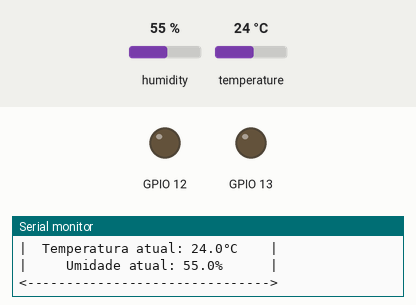
Recording of a sketch running on a simulated ESP32. On the bench: output pins drawn as LEDs (lit = HIGH), the last lines printed to the serial monitor. The inputs (shaded band) are chosen by the test bench; at power-on: humidity 55 %, temperature 24 °C.

Above: at 5.8 s.
5.9 s: humidity set to 68 %
11.9 s: humidity set to 71 %
At 16.2 s:
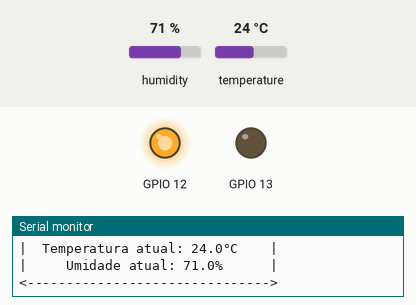
17.9 s: temperature set to 34.4 °C
23.9 s: temperature set to 35.7 °C
At 26.1 s:
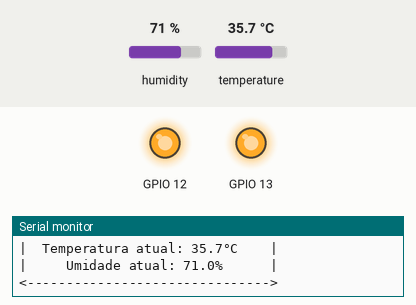
29.9 s: humidity set to 22 %
At 30.4 s:
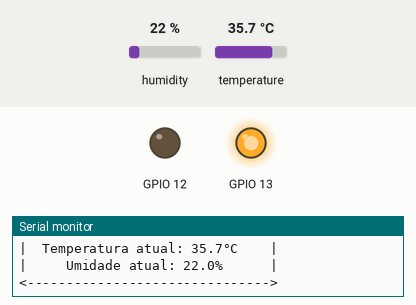
35.9 s: humidity set to 88 %
At 41.4 s:
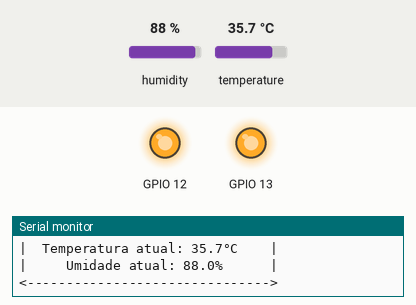
Timing chart, 0 to 42.9 s (numbered marks = the images above; inputs shaded):
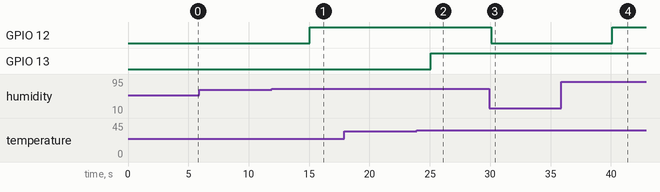

The sketch:

script.ino
```cpp
// Biblioteca Sensor de Temperatura
#include "DHTesp.h"

// Pino digital para a conexão no ESP32
const int DHT_PIN = 15;

// Importação do DHTesp
DHTesp dhtSensor;

void setup() {
  Serial.begin(115200);

  //Pegando a importação e definindo um pino / modelo (no caso, DHT22)
  dhtSensor.setup(DHT_PIN, DHTesp::DHT22);

  //Definindo pinos como saída
  pinMode(12, OUTPUT);
  pinMode(13, OUTPUT);
}

void loop() {

  //Puxando os valores de temperatura e umidade
  TempAndHumidity data = dhtSensor.getTempAndHumidity();

  //Caso a temperatura ultrapasse 35°C
  if(data.temperature >= 35){
    digitalWrite(13, HIGH);
  } else {
    digitalWrite(13, LOW);
  }

  //Caso a umidade ultrapasse 70%
  if(data.humidity >=	70){
    digitalWrite(12, HIGH);
  } else {
    digitalWrite(12, LOW);
  }

  Serial.println("|  Temperatura atual: " + String(data.temperature, 1) + "°C    |");
  Serial.println("|     Umidade atual: " + String(data.humidity, 1) + "%      |");
  Serial.println("<------------------------------->");

  //Intervalo de 5 segundos solicitado pela SA
  delay(5000);
}
```

Measured:
- the behaviour switches between 69 and 70 % on humidity (found by bisection; images 0 and 1)
- the behaviour switches between 34.9 and 35 °C on temperature (found by bisection; images 1 and 2)
- after the input at 11.9 s, GPIO 12: LOW → HIGH after 3.2 s
- after the input at 23.9 s, GPIO 13: LOW → HIGH after 1.2 s
- after the input at 29.9 s, GPIO 12: HIGH → LOW after 0.19 s
- after the input at 35.9 s, GPIO 12: LOW → HIGH after 4.2 s
